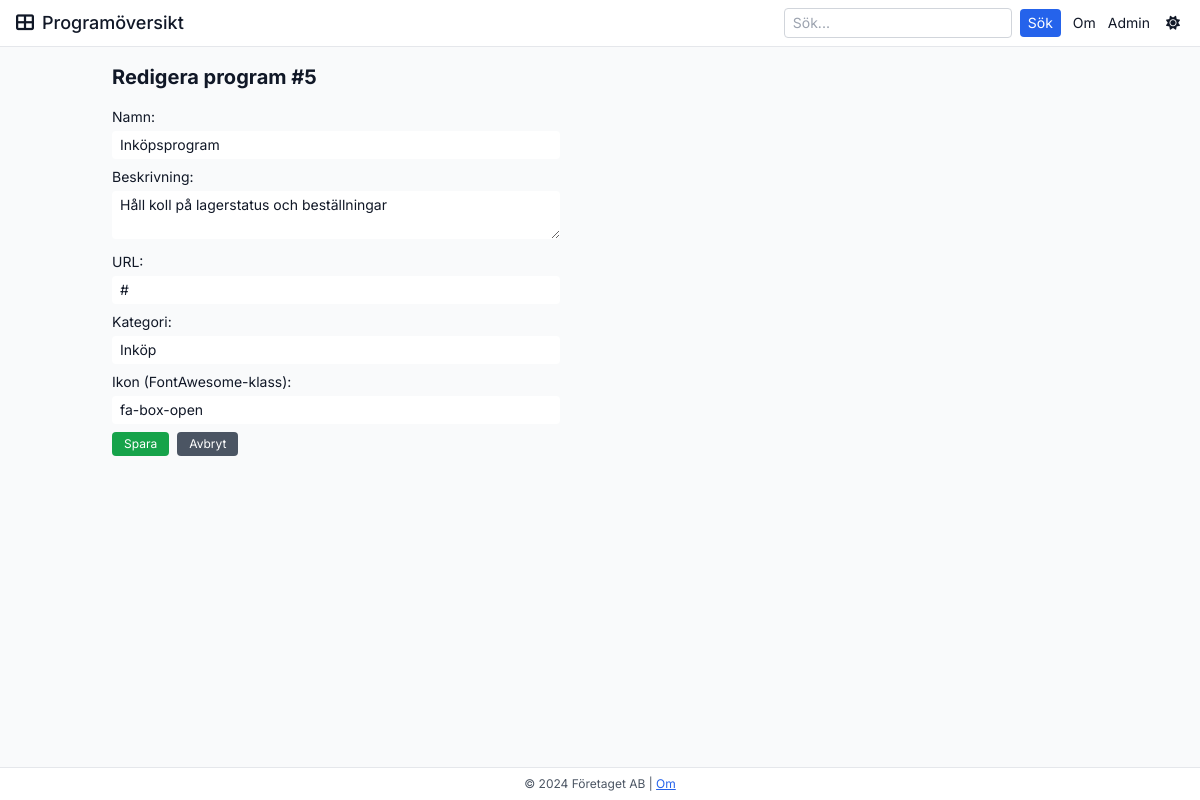
Screenshot of /admin/edit/5 with the database file from the repository.
### tables this page shows
CREATE TABLE programs (
            id INTEGER PRIMARY KEY AUTOINCREMENT,
            name TEXT NOT NULL,
            description TEXT,
            url TEXT,
            category TEXT,
            icon TEXT
        );

### app.py (the view)
@app.route('/admin/edit/<int:program_id>', methods=['GET', 'POST'])
def admin_edit(program_id):
    conn = get_db_connection()
    if request.method == 'POST':
        name = request.form.get('name', '').strip()
        description = request.form.get('description', '').strip()
        url = request.form.get('url', '').strip()
        category = request.form.get('category', '').strip()
        icon = request.form.get('icon', '').strip()
        conn.execute('UPDATE programs SET name = ?, description = ?, url = ?, category = ?, icon = ? WHERE id = ?',
                     (name, description, url, category, icon, program_id))
        conn.commit()
        conn.close()
        return redirect(url_for('admin'))
    else:
        row = conn.execute('SELECT id, name, description, url, category, icon FROM programs WHERE id = ?', (program_id,)).fetchone()
        conn.close()
        if row:
            prog = Program(id=row["id"], name=row["name"], description=row["description"], url=row["url"], category=row["category"], icon=row["icon"])
            return render_template('edit_program.html', program=prog)
        else:
            return redirect(url_for('admin'))

### app.py (called while the page is built)
def get_db_connection():
    conn = sqlite3.connect(DATABASE)
    conn.row_factory = sqlite3.Row
    return conn

### templates/edit_program.html
{% extends "base.html" %}
{% block content %}
<h1 class="text-xl font-bold mb-4">Redigera program #{{ program.id }}</h1>
<form action="{{ url_for('admin_edit', program_id=program.id) }}" method="post" class="space-y-2 w-full max-w-md text-sm">
    <div>
        <label for="name" class="block mb-1">Namn:</label>
        <input type="text" id="name" name="name" value="{{ program.name }}" class="w-full rounded px-2 py-1 dark:bg-gray-700 dark:text-gray-100 text-sm" required>
    </div>
    <div>
        <label for="description" class="block mb-1">Beskrivning:</label>
        <textarea id="description" name="description" class="w-full rounded px-2 py-1 dark:bg-gray-700 dark:text-gray-100 text-sm" rows="2">{{ program.description }}</textarea>
    </div>
    <div>
        <label for="url" class="block mb-1">URL:</label>
        <input type="text" id="url" name="url" value="{{ program.url }}" class="w-full rounded px-2 py-1 dark:bg-gray-700 dark:text-gray-100 text-sm">
    </div>
    <div>
        <label for="category" class="block mb-1">Kategori:</label>
        <input type="text" id="category" name="category" value="{{ program.category }}" class="w-full rounded px-2 py-1 dark:bg-gray-700 dark:text-gray-100 text-sm">
    </div>
    <div>
        <label for="icon" class="block mb-1">Ikon (FontAwesome-klass):</label>
        <input type="text" id="icon" name="icon" value="{{ program.icon }}" class="w-full rounded px-2 py-1 dark:bg-gray-700 dark:text-gray-100 text-sm" placeholder="t.ex. fa-star">
    </div>
    <div class="flex space-x-2 mt-2">
        <button type="submit" class="bg-green-600 text-white px-3 py-1 rounded hover:bg-green-700 text-xs">Spara</button>
        <a href="{{ url_for('admin') }}" class="bg-gray-600 text-white px-3 py-1 rounded hover:bg-gray-700 text-xs">Avbryt</a>
    </div>
</form>
{% endblock %}

### static/css/custom.css (style rules this page uses)
body { background-color: #121212; color: #ffffff; font-family: 'Inter', sans-serif; }

### rows the page displays
programs: id "5", name "Inköpsprogram", description "Håll koll på lagerstatus och beställningar", url "#", category "Inköp", icon "fa-box-open"
